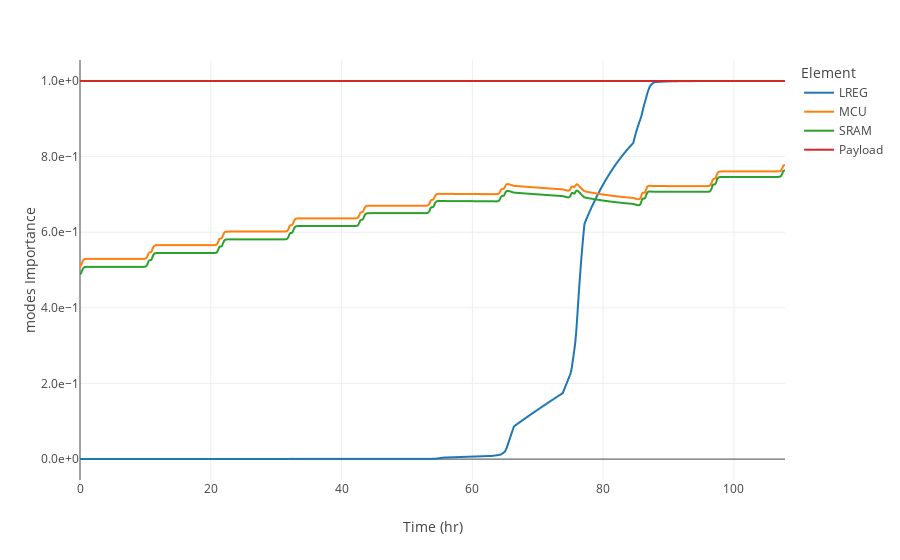
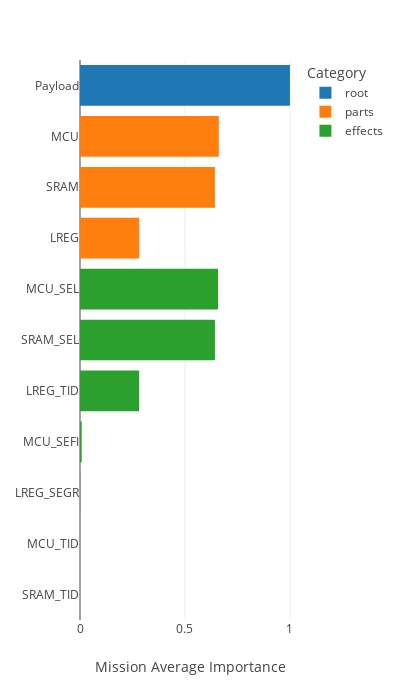

Notebook code for these charts, in order:
### Markdown cell above
## Display diagnostic time series

### Code cell
### diagnostic time-series
display(modes)
fig = px.line(modes[parts + [root]],labels={'value':'Diagnostic Importance','variable':'Element'})
fig.write_image(f'{project_dir}/modes.png',scale=3)
fig.show()
### modes mean
mean = pd.DataFrame({
    'root':modes[[root]].mean(),
    'parts':modes[parts].mean(),
    'effects':modes[effects].mean(),
})
mean = mean.sort_values(by=['effects','parts','root'])
display(mean)
fig = px.bar(mean,orientation='h',labels={'value':'Mission Average Importance','variable':'Category','index':''})
fig.update_layout(height=700,width=400)
fig.write_image(f'{project_dir}/figures/modes_bars.png',scale=3)
fig.show()

### Figure 1 — Plotly figure (JSON) as saved in the notebook; plotly's stock layout.template omitted (floating-point values rounded to 4 significant figures; data arrays with more than 128 entries replaced by an {"elided": "..."} marker saying what was removed)
{"data": [{"hovertemplate": "Element=LREG<br>Time (hr)=%{x}<br>modes Importance=%{y}<extra></extra>", "legendgroup": "LREG", "line": {"color": "#1F77B4", "dash": "solid"}, "marker": {"symbol": "circle"}, "mode": "lines", "name": "LREG", "showlegend": true, "type": "scattergl", "x": {"elided": "3110 float values"}, "xaxis": "x", "y": {"elided": "3110 float values"}, "yaxis": "y"}, {"hovertemplate": "Element=MCU<br>Time (hr)=%{x}<br>modes Importance=%{y}<extra></extra>", "legendgroup": "MCU", "line": {"color": "#FF7F0E", "dash": "solid"}, "marker": {"symbol": "circle"}, "mode": "lines", "name": "MCU", "showlegend": true, "type": "scattergl", "x": {"elided": "3110 float values"}, "xaxis": "x", "y": {"elided": "3110 float values"}, "yaxis": "y"}, {"hovertemplate": "Element=SRAM<br>Time (hr)=%{x}<br>modes Importance=%{y}<extra></extra>", "legendgroup": "SRAM", "line": {"color": "#2CA02C", "dash": "solid"}, "marker": {"symbol": "circle"}, "mode": "lines", "name": "SRAM", "showlegend": true, "type": "scattergl", "x": {"elided": "3110 float values"}, "xaxis": "x", "y": {"elided": "3110 float values"}, "yaxis": "y"}, {"hovertemplate": "Element=Payload<br>Time (hr)=%{x}<br>modes Importance=%{y}<extra></extra>", "legendgroup": "Payload", "line": {"color": "#D62728", "dash": "solid"}, "marker": {"symbol": "circle"}, "mode": "lines", "name": "Payload", "showlegend": true, "type": "scattergl", "x": {"elided": "3110 float values"}, "xaxis": "x", "y": {"elided": "3110 int values"}, "yaxis": "y"}], "layout": {"legend": {"title": {"text": "Element"}, "tracegroupgap": 0}, "margin": {"t": 60}, "xaxis": {"anchor": "y", "domain": [0, 1], "title": {"text": "Time (hr)"}}, "yaxis": {"anchor": "x", "domain": [0, 1], "title": {"text": "modes Importance"}}}}

### Figure 2 — Plotly figure (JSON) as saved in the notebook; plotly's stock layout.template omitted (floating-point values rounded to 4 significant figures)
{"data": [{"alignmentgroup": "True", "hovertemplate": "Category=root<br>Mission Average Importance=%{x}<br>=%{y}<extra></extra>", "legendgroup": "root", "marker": {"color": "#1F77B4", "pattern": {"shape": ""}}, "name": "root", "offsetgroup": "root", "orientation": "h", "showlegend": true, "textposition": "auto", "type": "bar", "x": [null, null, null, null, null, null, null, null, null, null, 1], "xaxis": "x", "y": ["SRAM_TID", "MCU_TID", "LREG_SEGR", "MCU_SEFI", "LREG_TID", "SRAM_SEL", "MCU_SEL", "LREG", "SRAM", "MCU", "Payload"], "yaxis": "y"}, {"alignmentgroup": "True", "hovertemplate": "Category=parts<br>Mission Average Importance=%{x}<br>=%{y}<extra></extra>", "legendgroup": "parts", "marker": {"color": "#FF7F0E", "pattern": {"shape": ""}}, "name": "parts", "offsetgroup": "parts", "orientation": "h", "showlegend": true, "textposition": "auto", "type": "bar", "x": [null, null, null, null, null, null, null, 0.2823, 0.6427, 0.6612, null], "xaxis": "x", "y": ["SRAM_TID", "MCU_TID", "LREG_SEGR", "MCU_SEFI", "LREG_TID", "SRAM_SEL", "MCU_SEL", "LREG", "SRAM", "MCU", "Payload"], "yaxis": "y"}, {"alignmentgroup": "True", "hovertemplate": "Category=effects<br>Mission Average Importance=%{x}<br>=%{y}<extra></extra>", "legendgroup": "effects", "marker": {"color": "#2CA02C", "pattern": {"shape": ""}}, "name": "effects", "offsetgroup": "effects", "orientation": "h", "showlegend": true, "textposition": "auto", "type": "bar", "x": [0, 3.745e-06, 0.0006144, 0.008067, 0.2819, 0.6427, 0.6575, null, null, null, null], "xaxis": "x", "y": ["SRAM_TID", "MCU_TID", "LREG_SEGR", "MCU_SEFI", "LREG_TID", "SRAM_SEL", "MCU_SEL", "LREG", "SRAM", "MCU", "Payload"], "yaxis": "y"}], "layout": {"barmode": "relative", "height": 700, "legend": {"title": {"text": "Category"}, "tracegroupgap": 0}, "margin": {"t": 60}, "width": 400, "xaxis": {"anchor": "y", "domain": [0, 1], "title": {"text": "Mission Average Importance"}}, "yaxis": {"anchor": "x", "domain": [0, 1], "title": {"text": ""}}}}
